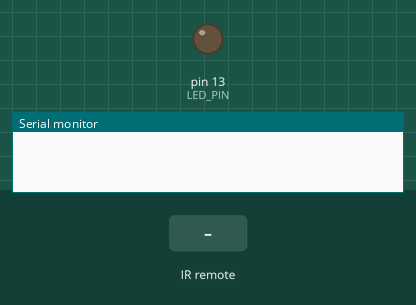
The sketch below on a simulated Arduino Uno, built with avr-gcc and run on an emulated ATmega328P. On the bench: output pins drawn as LEDs (lit = HIGH), the last lines printed to the serial monitor. The test bench sets the inputs (shaded band).

Above: at 1.2 s.
1.3 s: infrared code 0xFFA25D received
At 1.8 s:
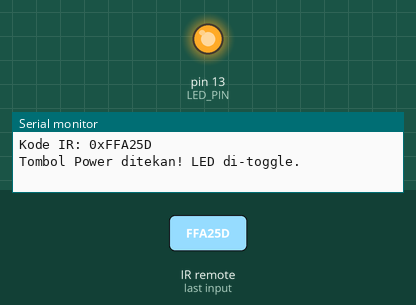
Timing chart, 0 to 4.3 s (numbered marks = the images above; inputs shaded):
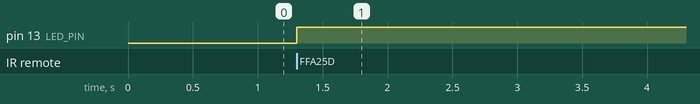

Measured:
- after the input at 1.3 s, pin 13 (LED_PIN): LOW → HIGH at once

The sketch:

IR.ino
```cpp
#include <IRremote.h>

// === PIN SETUP ===
const int RECV_PIN = 2;      // Pin IR Receiver
const int LED_PIN = 13;      // LED bawaan Arduino (atau LED eksternal)

IRrecv irrecv(RECV_PIN);
decode_results results;

// Ganti dengan kode dari remote kamu
unsigned long codePower = 0xFFA25D;  // Contoh: Tombol Power

void setup() {
  Serial.begin(9600);
  irrecv.enableIRIn();       // Mulai receiver
  pinMode(LED_PIN, OUTPUT);
}

void loop() {
  if (irrecv.decode(&results)) {
    Serial.print("Kode IR: 0x");
    Serial.println(results.value, HEX);

    // Cek apakah tombol yang ditekan cocok
    if (results.value == codePower) {
      digitalWrite(LED_PIN, !digitalRead(LED_PIN));  // Toggle LED
      Serial.println("Tombol Power ditekan! LED di-toggle.");
    }

    irrecv.resume();  // Siap nerima sinyal lagi
  }
}
```
